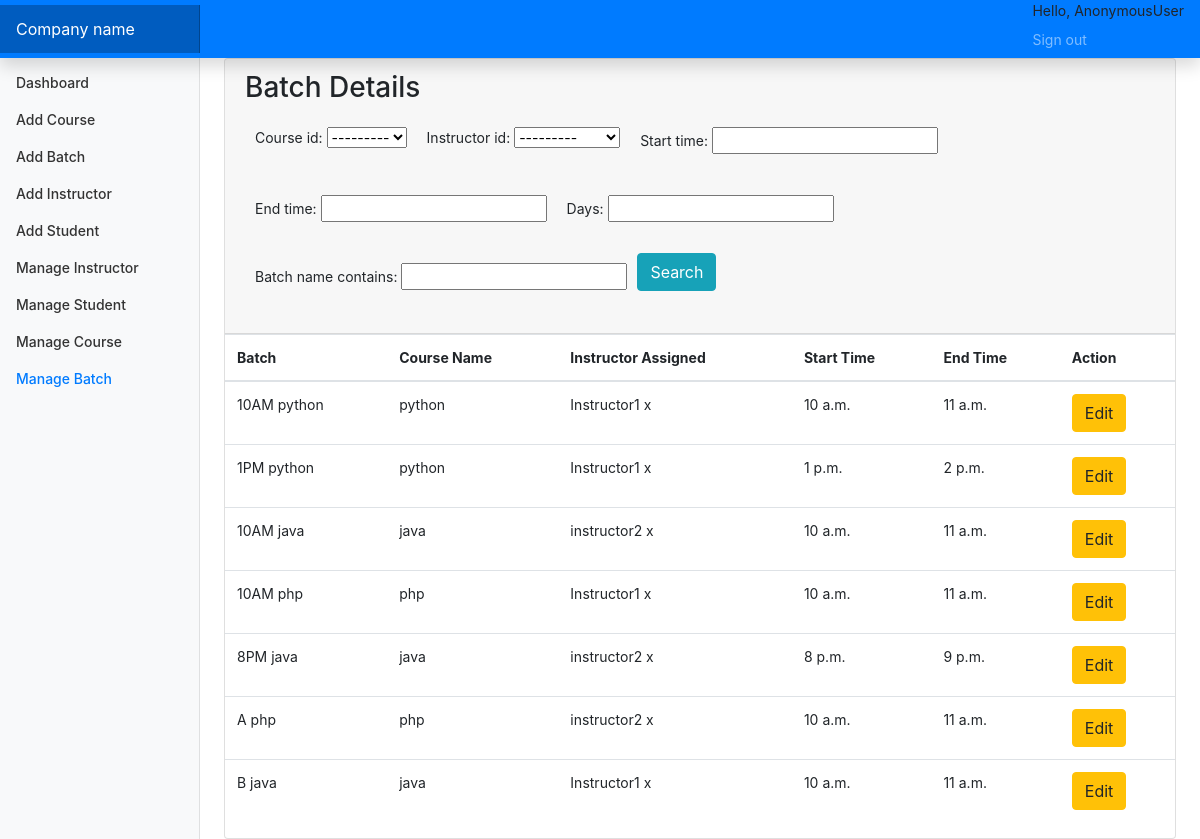
The page /manageb on the database its author committed.
### account/models.py (models this page shows, shortened)
class Batch(models.Model):
    id=models.AutoField(primary_key=True)
    batch_name=models.CharField(max_length=255)
    course_id=models.ForeignKey(Course,on_delete=models.CASCADE,default=1)
    instructor_id=models.ForeignKey(Instructor,on_delete=models.CASCADE)
    start_time=models.TimeField(null=True,blank=True)
    end_time=models.TimeField(null=True,blank=True)
    days = models.CharField(max_length=100)
    objects=models.Manager()

class Course(models.Model):
    id=models.AutoField(primary_key=True)
    course_name=models.CharField(max_length=255)
    objects=models.Manager()
    def __str__(self):
        return self.course_name

class Instructor(models.Model):
    id=models.AutoField(primary_key=True)
    name=models.CharField(max_length=255,null=True,blank=True)
    user=models.OneToOneField(CustomUser,on_delete=models.CASCADE)
    objects=models.Manager()
    def __str__(self):
        return self.name

### account/views.py (the view)
# urls.py: path('manageb',views.manageBatch,name="manageb"),
def manageBatch(request):
    bat=Batch.objects.all()
    myfilter=BatchFilter(request.GET,queryset=bat)
    bat=myfilter.qs
    return render(request,"HOD/manage_batch.html",{"batches":bat,"myfilter":myfilter})

### account/templates/HOD/manage_batch.html (shortened to what this page needs)
{% extends 'base.html'%}
{% block sidebarstuff %}
<li class="nav-item">
    <a class="nav-link" href="{% url 'dashboard' %}">
        Dashboard <span class="sr-only">(current)</span>
    </a>
</li>
<li class="nav-item">
    <a class="nav-link" href="{% url 'addCourses' %}">
        Add Course
    </a>
</li>
<li class="nav-item">
    <a class="nav-link" href="{% url 'addBatch' %}">
        Add Batch
    </a>
</li>
<li class="nav-item">
    <a class="nav-link" href="{% url 'addInstructor' %}">
        Add Instructor
    </a>
</li>
<li class="nav-item">
    <a class="nav-link" href="{% url 'addStudent' %}">
        Add Student
    </a>
</li>
<li class="nav-item">
    <a class="nav-link" href="{% url 'managei' %}">
        Manage Instructor
    </a>
</li>
<li class="nav-item">
    <a class="nav-link" href="{% url 'manages' %}">
        Manage Student
    </a>
</li>
<li class="nav-item">
    <a class="nav-link" href="{% url 'managec' %}">
        Manage Course
    </a>
</li>
<li class="nav-item">
    <a class="nav-link active" href="{% url 'manageb' %}">
        Manage Batch
    </a>
</li>
{% endblock sidebarstuff %}
{% block maincontent %}
<main role="main" class="col-md-9 ml-sm-auto col-lg-10 px-md-4">
    <div class="row">
        <div class="col-md-12 ">
            <div class="card">
                <div class="card-header">
                    <h3 class="card-title">Batch Details</h3>
                    <div class="card-tools">
                        <div class="input-group input-group-sm" style="width: auto;">
                            <form method="GET">
                                {% for field in myfilter.form %}
                                <div class="form-group" style="padding: 10px; float:left;">
                                    {{ field.label_tag }} {{ field }}
                                </div>
                                {% endfor %}
                                <button type="submit" class="btn btn-info" style="float:left;">Search</button>
                            </form>
                        </div>
                    </div>
                </div>
                <div class="card-body table-responsive p-0">
                    <table class="table table-hover text-nowrap">
                        <thead>
                            <tr>
                                <th>Batch</th>
                                <th>Course Name</th>
                                <th>Instructor Assigned</th>
                                <th>Start Time</th>
                                <th>End Time</th>
                                <th>Action</th>
                            </tr>
                        </thead>
                        <tbody>
                            {% for batch in batches %}
                            <tr>
                                <td>{{ batch.batch_name }}</td>
                                <td>{{ batch.course_id }}</td>
                                <td>{{ batch.instructor_id }}</td>
                                <td>{{ batch.start_time }}</td>
                                <td>{{ batch.end_time }}</td>
                                <td><a href="/edit_batch/{{ batch.id }}" class="btn btn-warning">Edit</a>
                                </td>
                            </tr>
                            {% endfor %}
                        </tbody>
                    </table>
                </div>
            </div>
        </div>
    </div>
</main>
{% endblock maincontent %}

### staticfiles/css/base.css (style rules this page uses)
body { font-size: .875rem; }
.sidebar .nav-link { font-weight: 500; color: #333; }
.sidebar .nav-link.active { color: #007bff; }

### rows shown on the page
Batch: batch_name "10AM python", course_id "python", instructor_id "Instructor1 x", start_time "10 a.m.", end_time "11 a.m."
Batch: batch_name "1PM python", course_id "python", instructor_id "Instructor1 x", start_time "1 p.m.", end_time "2 p.m."
Batch: batch_name "10AM java", course_id "java", instructor_id "instructor2 x", start_time "10 a.m.", end_time "11 a.m."
Batch: batch_name "10AM php", course_id "php", instructor_id "Instructor1 x", start_time "10 a.m.", end_time "11 a.m."
Batch: batch_name "8PM java", course_id "java", instructor_id "instructor2 x", start_time "8 p.m.", end_time "9 p.m."
Batch: batch_name "A php", course_id "php", instructor_id "instructor2 x", start_time "10 a.m.", end_time "11 a.m."
Batch: batch_name "B java", course_id "java", instructor_id "Instructor1 x", start_time "10 a.m.", end_time "11 a.m."

### other values the page prints
{{ request.user }} "AnonymousUser"
{{ field.label_tag }} "Course id:" "Instructor id:" "Start time:" "End time:" "Days:" "Batch name contains:"
